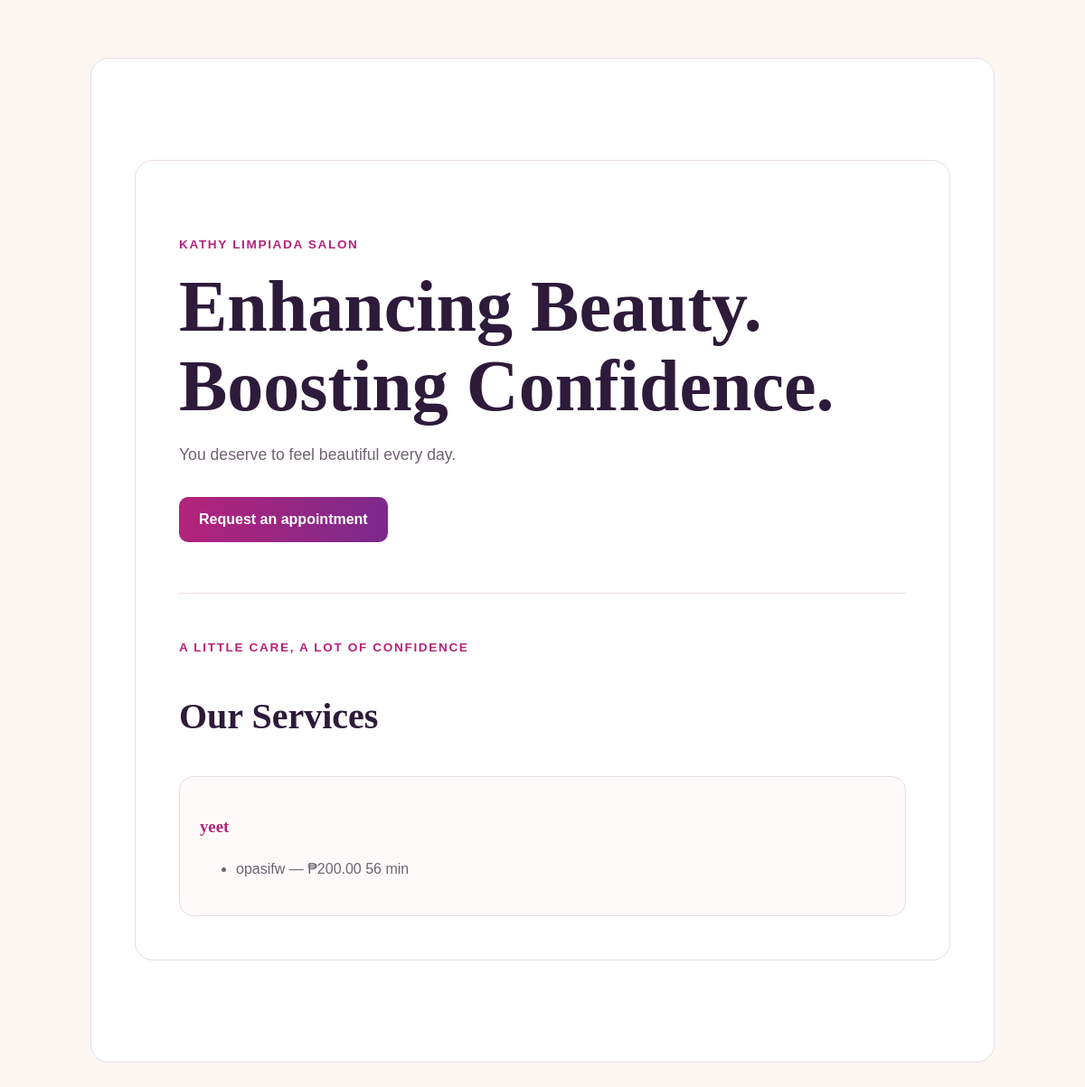
The page / on the database its author committed.
### core/models.py (models this page shows, shortened)
class ServiceCategory(models.Model):
    name = models.CharField(max_length=100)
    class Meta:
        ordering = ["name"]
        verbose_name_plural = "service categories"

class Service(models.Model):
    category = models.ForeignKey(
        ServiceCategory,
        on_delete=models.PROTECT,
        related_name="services",
    )
    name = models.CharField(max_length=150)
    description = models.TextField(blank=True)
    duration_minutes = models.PositiveIntegerField(default=60)
    price = models.DecimalField(max_digits=8, decimal_places=2)
    is_available = models.BooleanField(default=True)
    class Meta:
        ordering = ["category__name", "name"]

### core/views.py (the view)
# urls.py: path("", views.home, name="home"),
def home(request):
    categories = ServiceCategory.objects.prefetch_related("services").all()
    return render(request, "core/home.html", {
        "categories": categories,
    })

### core/templates/core/home.html (shortened to what this page needs)
<!doctype html>
<html lang="en">
<head>
   {% load static %}
  <link rel="stylesheet" href="{% static 'core/style.css' %}">
</head>
<body>
  <main>
    <main>
  <header class="hero">
    <p class="eyebrow">Kathy Limpiada Salon</p>
    <h1>Enhancing Beauty.<br>Boosting Confidence.</h1>
    <p>You deserve to feel beautiful every day.</p>
    <a class="button" href="{% url 'book_appointment' %}">Request an appointment</a>
  </header>
  <section id="services" class="services">
    <p class="eyebrow">A little care, a lot of confidence</p>
    <h2>Our Services</h2>
    <div class="service-grid">
  {% for category in categories %}
    <article class="service-card">
      <h3>{{ category.name }}</h3>
      <ul>
        {% for service in category.services.all %}
          {% if service.is_available %}
            <li>
              {{ service.name }}
              — ₱{{ service.price|floatformat:2 }}
              <span>{{ service.duration_minutes }} min</span>
            </li>
          {% endif %}
        {% empty %}
          <li>No services added yet.</li>
        {% endfor %}
      </ul>
    </article>
  {% empty %}
    <p>No service categories added yet. Add them in Django admin.</p>
  {% endfor %}
</div>
  </section>
</main>
  </main>
</body>
</html>

### core/static/core/style.css (style rules this page uses)
:root { --magenta: #b5237a; --pink: #d6409f; --violet: #7a2a8c; --plum: #2e1a3a; --blush: #fbe3f0; --cream: #fcf6f3; --ink: #2e1a3a; --muted: #6f6370; --line: #eadce5; --white: #ffffff; --danger: #9b2c2c; }
* { box-sizing: border-box; }
body { margin: 0; background: var(--cream); color: var(--ink); font-family: Arial, sans-serif; line-height: 1.6; }
a { color: var(--magenta); }
main { max-width: 1000px; margin: 64px auto; padding: 48px; background: var(--white); border: 1px solid var(--line); border-radius: 20px; }
h1, h2, h3 { color: var(--plum); font-family: Georgia, serif; }
h1 { margin: 0 0 12px; font-size: clamp(2.5rem, 7vw, 5rem); line-height: 1.1; }
p { color: var(--muted); font-size: 1.1rem; }
.eyebrow { color: var(--magenta); font-size: 0.85rem; font-weight: bold; letter-spacing: 0.12em; text-transform: uppercase; }
.hero { padding: 20px 0 56px; border-bottom: 1px solid var(--line); }
.button { display: inline-block; min-height: 48px; margin-top: 16px; padding: 12px 22px; border: 0; border-radius: 10px; background: linear-gradient(100deg, var(--magenta), var(--violet)); color: var(--white); font: inherit; font-weight: bold; text-align: center; text-decoration: none; cursor: pointer; }
.services { padding-top: 36px; scroll-margin-top: 24px; }
.services h2 { font-size: 2.5rem; }
.service-grid { display: grid; grid-template-columns: repeat(auto-fit, minmax(220px, 1fr)); gap: 18px; }
.service-card { padding: 22px; border: 1px solid var(--line); border-radius: 16px; background: #fffafa; }
.service-card h3 { color: var(--magenta); }
.service-card li { margin: 10px 0; color: var(--muted); }

### rows shown on the page
ServiceCategory: name "yeet"
Service: name "opasifw", price "200.00", duration_minutes "56"
